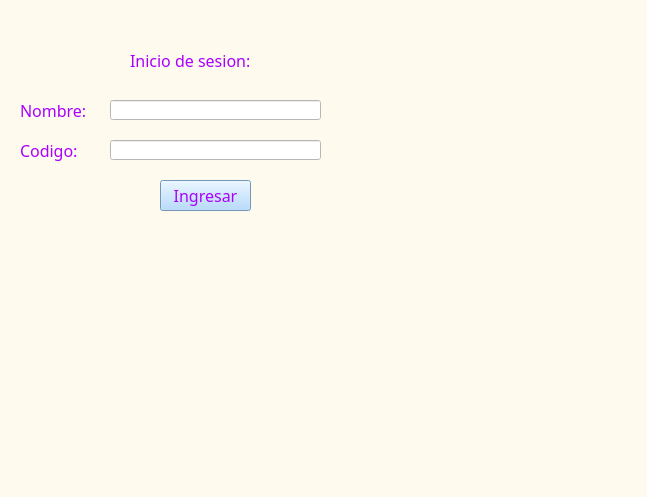
<?xml version="1.0" encoding="UTF-8"?>
<ui version="4.0">
 <class>MainWindow</class>
 <widget class="QMainWindow" name="MainWindow">
  <property name="geometry">
   <rect>
    <x>0</x>
    <y>0</y>
    <width>647</width>
    <height>497</height>
   </rect>
  </property>
  <property name="windowTitle">
   <string>MainWindow</string>
  </property>
  <property name="styleSheet">
   <string notr="true">background-color: rgb(254, 250, 238);</string>
  </property>
  <widget class="QWidget" name="centralwidget">
   <widget class="QLabel" name="label">
    <property name="geometry">
     <rect>
      <x>130</x>
      <y>40</y>
      <width>191</width>
      <height>41</height>
     </rect>
    </property>
    <property name="font">
     <font>
      <family>Arial Black</family>
      <pointsize>12</pointsize>
      <weight>10</weight>
      <italic>false</italic>
      <bold>false</bold>
     </font>
    </property>
    <property name="styleSheet">
     <string notr="true">color: rgb(170, 0, 255);
font: 87 12pt &quot;Arial Black&quot;;</string>
    </property>
    <property name="text">
     <string>Inicio de sesion:</string>
    </property>
   </widget>
   <widget class="QLineEdit" name="campo_usuario">
    <property name="geometry">
     <rect>
      <x>110</x>
      <y>100</y>
      <width>211</width>
      <height>20</height>
     </rect>
    </property>
    <property name="styleSheet">
     <string notr="true">background-color: rgb(255, 255, 255);</string>
    </property>
   </widget>
   <widget class="QLineEdit" name="campo_password">
    <property name="geometry">
     <rect>
      <x>110</x>
      <y>140</y>
      <width>211</width>
      <height>20</height>
     </rect>
    </property>
    <property name="styleSheet">
     <string notr="true">background-color: rgb(255, 255, 255);</string>
    </property>
   </widget>
   <widget class="QPushButton" name="boton_ingresar">
    <property name="geometry">
     <rect>
      <x>160</x>
      <y>180</y>
      <width>91</width>
      <height>31</height>
     </rect>
    </property>
    <property name="font">
     <font>
      <family>Arial Black</family>
      <pointsize>12</pointsize>
      <weight>10</weight>
      <italic>false</italic>
      <bold>false</bold>
     </font>
    </property>
    <property name="styleSheet">
     <string notr="true">color: rgb(170, 0, 255);
font: 87 12pt &quot;Arial Black&quot;;
background-color: rgb(162, 210, 255);</string>
    </property>
    <property name="text">
     <string>Ingresar</string>
    </property>
   </widget>
   <widget class="QLabel" name="label_2">
    <property name="geometry">
     <rect>
      <x>20</x>
      <y>100</y>
      <width>81</width>
      <height>21</height>
     </rect>
    </property>
    <property name="font">
     <font>
      <family>Arial Black</family>
      <pointsize>12</pointsize>
      <weight>10</weight>
      <italic>false</italic>
      <bold>false</bold>
     </font>
    </property>
    <property name="styleSheet">
     <string notr="true">color: rgb(170, 0, 255);
font: 87 12pt &quot;Arial Black&quot;;</string>
    </property>
    <property name="text">
     <string>Nombre:</string>
    </property>
   </widget>
   <widget class="QLabel" name="label_3">
    <property name="geometry">
     <rect>
      <x>20</x>
      <y>140</y>
      <width>71</width>
      <height>21</height>
     </rect>
    </property>
    <property name="font">
     <font>
      <family>Arial Black</family>
      <pointsize>12</pointsize>
      <weight>10</weight>
      <italic>false</italic>
      <bold>false</bold>
     </font>
    </property>
    <property name="styleSheet">
     <string notr="true">color: rgb(170, 0, 255);
font: 87 12pt &quot;Arial Black&quot;;</string>
    </property>
    <property name="text">
     <string>Codigo:</string>
    </property>
   </widget>
   <widget class="QLabel" name="label_4">
    <property name="geometry">
     <rect>
      <x>0</x>
      <y>0</y>
      <width>641</width>
      <height>481</height>
     </rect>
    </property>
    <property name="text">
     <string/>
    </property>
    <property name="pixmap">
     <pixmap>fondo2.jpg</pixmap>
    </property>
   </widget>
   <zorder>label_4</zorder>
   <zorder>label</zorder>
   <zorder>campo_usuario</zorder>
   <zorder>campo_password</zorder>
   <zorder>boton_ingresar</zorder>
   <zorder>label_2</zorder>
   <zorder>label_3</zorder>
  </widget>
  <widget class="QStatusBar" name="statusbar"/>
 </widget>
 <resources/>
 <connections/>
</ui>
